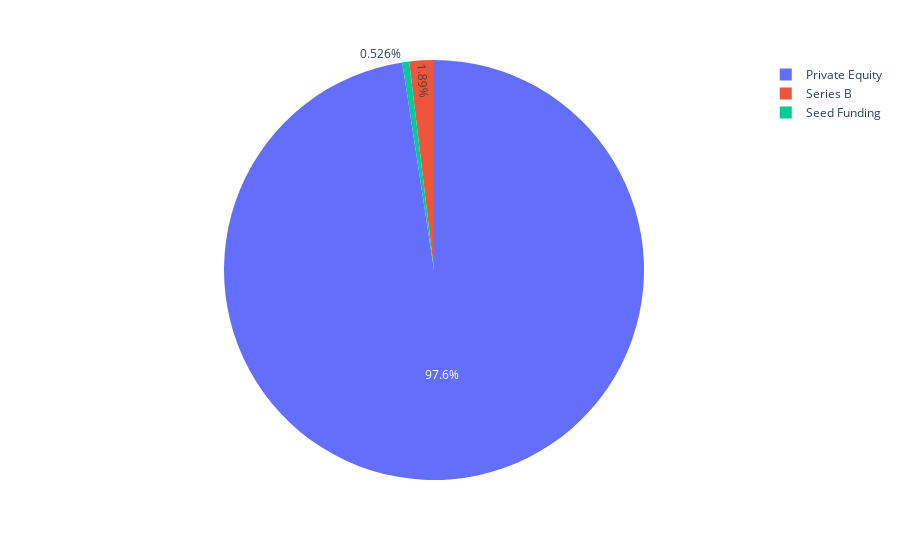

Notebook code for this chart:
### Code cell
px.pie(df, values='amount', names='type').show()

### Figure 1 — Plotly figure (JSON) as saved in the notebook; plotly's stock layout.template omitted (floating-point values rounded to 4 significant figures)
{"data": [{"domain": {"x": [0, 1], "y": [0, 1]}, "hovertemplate": "type=%{label}<br>amount=%{value}<extra></extra>", "labels": ["Private Equity", "Seed Funding", "Series B"], "legendgroup": "", "name": "", "showlegend": true, "type": "pie", "values": [1538.0, 8.284, 29.75]}], "layout": {"legend": {"tracegroupgap": 0}, "margin": {"t": 60}}}
